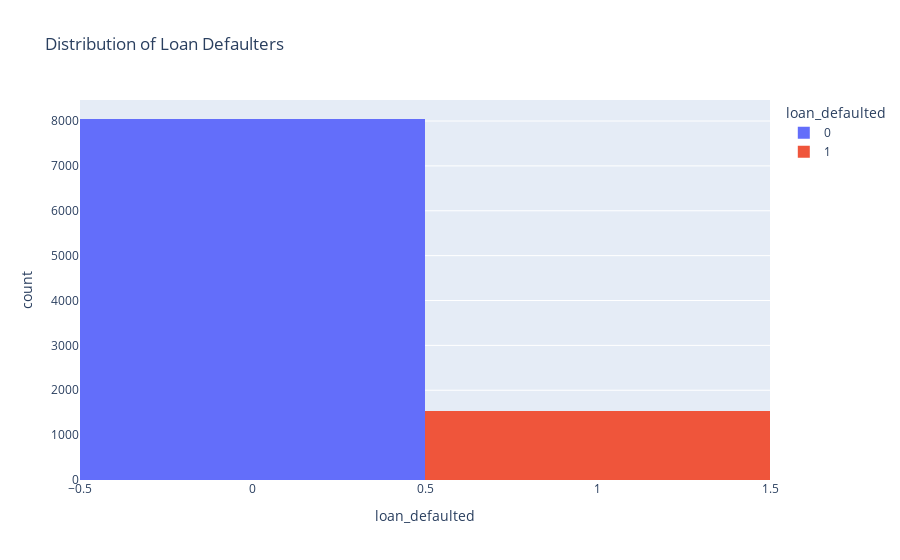

The cell this chart's notebook holds for it:
### Code cell
fig2 = px.histogram(df, x = 'loan_defaulted', color = 'loan_defaulted', title= 'Distribution of Loan Defaulters')
fig2.show()

### Figure 1 — Plotly figure (JSON) as saved in the notebook; plotly's stock layout.template omitted (floating-point values rounded to 4 significant figures; data arrays with more than 128 entries replaced by an {"elided": "..."} marker saying what was removed)
{"data": [{"alignmentgroup": "True", "bingroup": "x", "hovertemplate": "loan_defaulted=%{x}<br>count=%{y}<extra></extra>", "legendgroup": "0", "marker": {"color": "#636efa", "pattern": {"shape": ""}}, "name": "0", "offsetgroup": "0", "orientation": "v", "showlegend": true, "type": "histogram", "x": {"elided": "8045 int values"}, "xaxis": "x", "yaxis": "y"}, {"alignmentgroup": "True", "bingroup": "x", "hovertemplate": "loan_defaulted=%{x}<br>count=%{y}<extra></extra>", "legendgroup": "1", "marker": {"color": "#EF553B", "pattern": {"shape": ""}}, "name": "1", "offsetgroup": "1", "orientation": "v", "showlegend": true, "type": "histogram", "x": {"elided": "1533 int values"}, "xaxis": "x", "yaxis": "y"}], "layout": {"barmode": "relative", "legend": {"title": {"text": "loan_defaulted"}, "tracegroupgap": 0}, "title": {"text": "Distribution of Loan Defaulters"}, "xaxis": {"anchor": "y", "categoryarray": [0, 1], "categoryorder": "array", "domain": [0, 1], "title": {"text": "loan_defaulted"}}, "yaxis": {"anchor": "x", "domain": [0, 1], "title": {"text": "count"}}}}
